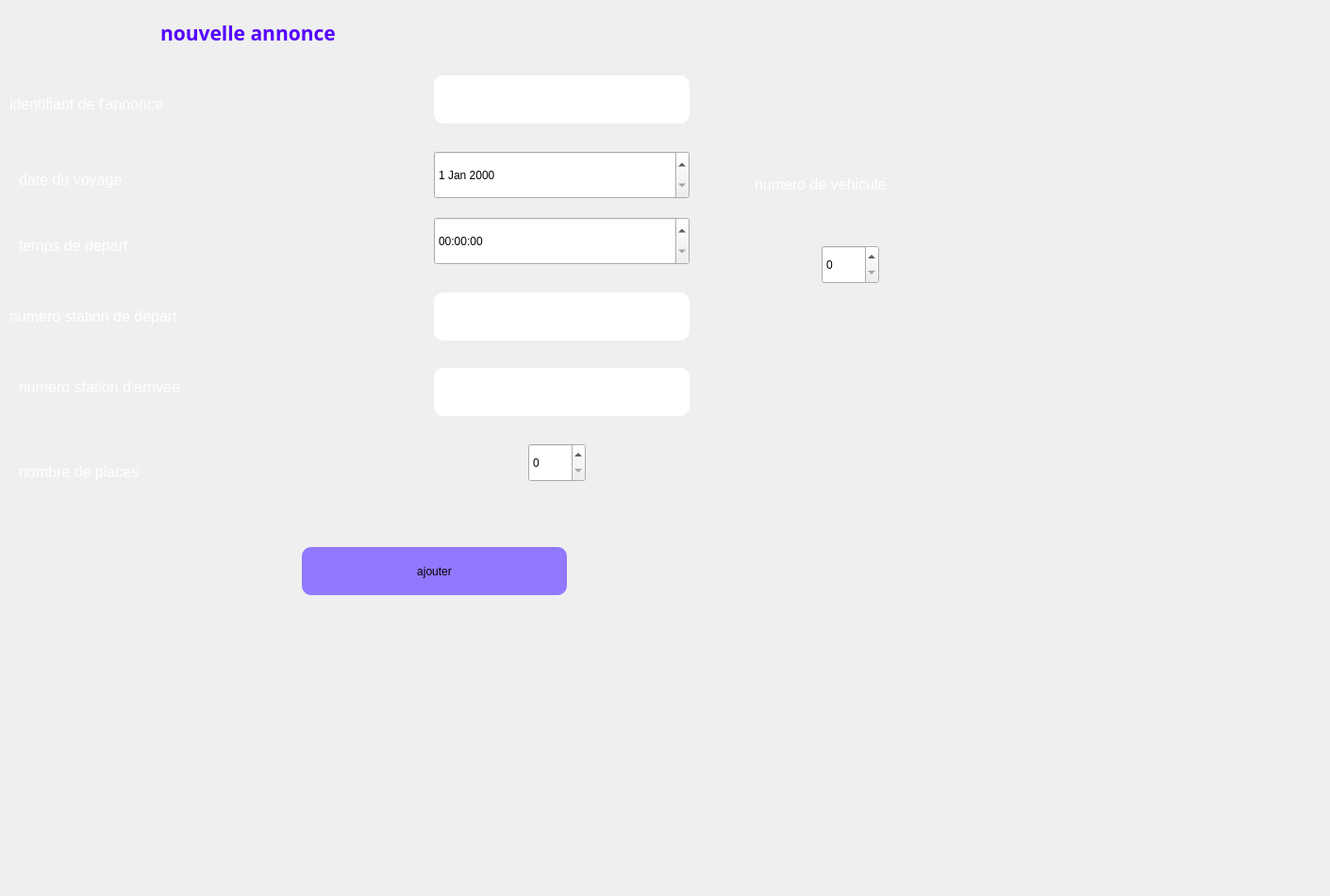
     <widget class="QWidget" name="tab_4">
      <attribute name="title">
       <string>ajouter</string>
      </attribute>
      <widget class="QLabel" name="label_4">
       <property name="geometry">
        <rect>
         <x>30</x>
         <y>0</y>
         <width>471</width>
         <height>321</height>
        </rect>
       </property>
       <property name="text">
        <string/>
       </property>
       <property name="pixmap">
        <pixmap>../../OneDrive/Documents/images/bg.jpg</pixmap>
       </property>
      </widget>
      <widget class="QLabel" name="label_5">
       <property name="geometry">
        <rect>
         <x>170</x>
         <y>10</y>
         <width>431</width>
         <height>51</height>
        </rect>
       </property>
       <property name="sizePolicy">
        <sizepolicy hsizetype="Preferred" vsizetype="Preferred">
         <horstretch>1</horstretch>
         <verstretch>3</verstretch>
        </sizepolicy>
       </property>
       <property name="palette">
        <palette>
         <active>
          <colorrole role="WindowText">
           <brush brushstyle="SolidPattern">
            <color alpha="255">
             <red>85</red>
             <green>0</green>
             <blue>255</blue>
            </color>
           </brush>
          </colorrole>
         </active>
         <inactive>
          <colorrole role="WindowText">
           <brush brushstyle="SolidPattern">
            <color alpha="255">
             <red>85</red>
             <green>0</green>
             <blue>255</blue>
            </color>
           </brush>
          </colorrole>
         </inactive>
         <disabled>
          <colorrole role="WindowText">
           <brush brushstyle="SolidPattern">
            <color alpha="255">
             <red>120</red>
             <green>120</green>
             <blue>120</blue>
            </color>
           </brush>
          </colorrole>
         </disabled>
        </palette>
       </property>
       <property name="font">
        <font>
         <family>Bahnschrift SemiBold</family>
         <pointsize>9</pointsize>
         <weight>75</weight>
         <bold>true</bold>
        </font>
       </property>
       <property name="text">
        <string>&lt;html&gt;&lt;head/&gt;&lt;body&gt;&lt;p&gt;&lt;span style=&quot; font-size:16pt;&quot;&gt;nouvelle annonce&lt;/span&gt;&lt;/p&gt;&lt;/body&gt;&lt;/html&gt;</string>
       </property>
       <property name="textFormat">
        <enum>Qt::RichText</enum>
       </property>
      </widget>
      <widget class="QLabel" name="label_6">
       <property name="geometry">
        <rect>
         <x>10</x>
         <y>90</y>
         <width>431</width>
         <height>41</height>
        </rect>
       </property>
       <property name="palette">
        <palette>
         <active>
          <colorrole role="WindowText">
           <brush brushstyle="SolidPattern">
            <color alpha="255">
             <red>255</red>
             <green>255</green>
             <blue>255</blue>
            </color>
           </brush>
          </colorrole>
         </active>
         <inactive>
          <colorrole role="WindowText">
           <brush brushstyle="SolidPattern">
            <color alpha="255">
             <red>255</red>
             <green>255</green>
             <blue>255</blue>
            </color>
           </brush>
          </colorrole>
         </inactive>
         <disabled>
          <colorrole role="WindowText">
           <brush brushstyle="SolidPattern">
            <color alpha="255">
             <red>120</red>
             <green>120</green>
             <blue>120</blue>
            </color>
           </brush>
          </colorrole>
         </disabled>
        </palette>
       </property>
       <property name="text">
        <string>&lt;html&gt;&lt;head/&gt;&lt;body&gt;&lt;p&gt;&lt;span style=&quot; font-size:12pt;&quot;&gt;identifiant de l'annonce&lt;/span&gt;&lt;/p&gt;&lt;/body&gt;&lt;/html&gt;</string>
       </property>
      </widget>
      <widget class="QLineEdit" name="idan">
       <property name="geometry">
        <rect>
         <x>460</x>
         <y>80</y>
         <width>271</width>
         <height>51</height>
        </rect>
       </property>
       <property name="styleSheet">
        <string notr="true">border-radius: 10px;</string>
       </property>
      </widget>
      <widget class="QLabel" name="label_7">
       <property name="geometry">
        <rect>
         <x>20</x>
         <y>170</y>
         <width>411</width>
         <height>41</height>
        </rect>
       </property>
       <property name="palette">
        <palette>
         <active>
          <colorrole role="WindowText">
           <brush brushstyle="SolidPattern">
            <color alpha="255">
             <red>255</red>
             <green>255</green>
             <blue>255</blue>
            </color>
           </brush>
          </colorrole>
         </active>
         <inactive>
          <colorrole role="WindowText">
           <brush brushstyle="SolidPattern">
            <color alpha="255">
             <red>255</red>
             <green>255</green>
             <blue>255</blue>
            </color>
           </brush>
          </colorrole>
         </inactive>
         <disabled>
          <colorrole role="WindowText">
           <brush brushstyle="SolidPattern">
            <color alpha="255">
             <red>120</red>
             <green>120</green>
             <blue>120</blue>
            </color>
           </brush>
          </colorrole>
         </disabled>
        </palette>
       </property>
       <property name="text">
        <string>&lt;html&gt;&lt;head/&gt;&lt;body&gt;&lt;p&gt;&lt;span style=&quot; font-size:12pt;&quot;&gt;date du voyage&lt;/span&gt;&lt;/p&gt;&lt;/body&gt;&lt;/html&gt;</string>
       </property>
      </widget>
      <widget class="QLabel" name="label_8">
       <property name="geometry">
        <rect>
         <x>20</x>
         <y>240</y>
         <width>421</width>
         <height>41</height>
        </rect>
       </property>
       <property name="palette">
        <palette>
         <active>
          <colorrole role="WindowText">
           <brush brushstyle="SolidPattern">
            <color alpha="255">
             <red>255</red>
             <green>255</green>
             <blue>255</blue>
            </color>
           </brush>
          </colorrole>
         </active>
         <inactive>
          <colorrole role="WindowText">
           <brush brushstyle="SolidPattern">
            <color alpha="255">
             <red>255</red>
             <green>255</green>
             <blue>255</blue>
            </color>
           </brush>
          </colorrole>
         </inactive>
         <disabled>
          <colorrole role="WindowText">
           <brush brushstyle="SolidPattern">
            <color alpha="255">
             <red>120</red>
             <green>120</green>
             <blue>120</blue>
            </color>
           </brush>
          </colorrole>
         </disabled>
        </palette>
       </property>
       <property name="text">
        <string>&lt;html&gt;&lt;head/&gt;&lt;body&gt;&lt;p&gt;&lt;span style=&quot; font-size:12pt;&quot;&gt;temps de depart&lt;/span&gt;&lt;/p&gt;&lt;/body&gt;&lt;/html&gt;</string>
       </property>
      </widget>
      <widget class="QLabel" name="label_9">
       <property name="geometry">
        <rect>
         <x>10</x>
         <y>310</y>
         <width>421</width>
         <height>51</height>
        </rect>
       </property>
       <property name="palette">
        <palette>
         <active>
          <colorrole role="WindowText">
           <brush brushstyle="SolidPattern">
            <color alpha="255">
             <red>255</red>
             <green>255</green>
             <blue>255</blue>
            </color>
           </brush>
          </colorrole>
         </active>
         <inactive>
          <colorrole role="WindowText">
           <brush brushstyle="SolidPattern">
            <color alpha="255">
             <red>255</red>
             <green>255</green>
             <blue>255</blue>
            </color>
           </brush>
          </colorrole>
         </inactive>
         <disabled>
          <colorrole role="WindowText">
           <brush brushstyle="SolidPattern">
            <color alpha="255">
             <red>120</red>
             <green>120</green>
             <blue>120</blue>
            </color>
           </brush>
          </colorrole>
         </disabled>
        </palette>
       </property>
       <property name="text">
        <string>&lt;html&gt;&lt;head/&gt;&lt;body&gt;&lt;p&gt;&lt;span style=&quot; font-size:12pt;&quot;&gt;numero station de depart&lt;/span&gt;&lt;/p&gt;&lt;/body&gt;&lt;/html&gt;</string>
       </property>
      </widget>
      <widget class="QLabel" name="label_10">
       <property name="geometry">
        <rect>
         <x>20</x>
         <y>380</y>
         <width>411</width>
         <height>61</height>
        </rect>
       </property>
       <property name="palette">
        <palette>
         <active>
          <colorrole role="WindowText">
           <brush brushstyle="SolidPattern">
            <color alpha="255">
             <red>255</red>
             <green>255</green>
             <blue>255</blue>
            </color>
           </brush>
          </colorrole>
         </active>
         <inactive>
          <colorrole role="WindowText">
           <brush brushstyle="SolidPattern">
            <color alpha="255">
             <red>255</red>
             <green>255</green>
             <blue>255</blue>
            </color>
           </brush>
          </colorrole>
         </inactive>
         <disabled>
          <colorrole role="WindowText">
           <brush brushstyle="SolidPattern">
            <color alpha="255">
             <red>120</red>
             <green>120</green>
             <blue>120</blue>
            </color>
           </brush>
          </colorrole>
         </disabled>
        </palette>
       </property>
       <property name="text">
        <string>&lt;html&gt;&lt;head/&gt;&lt;body&gt;&lt;p&gt;&lt;span style=&quot; font-size:12pt;&quot;&gt;numero station d'arrivee&lt;/span&gt;&lt;/p&gt;&lt;/body&gt;&lt;/html&gt;</string>
       </property>
      </widget>
      <widget class="QLabel" name="label_11">
       <property name="geometry">
        <rect>
         <x>20</x>
         <y>480</y>
         <width>481</width>
         <height>41</height>
        </rect>
       </property>
       <property name="palette">
        <palette>
         <active>
          <colorrole role="WindowText">
           <brush brushstyle="SolidPattern">
            <color alpha="255">
             <red>255</red>
             <green>255</green>
             <blue>255</blue>
            </color>
           </brush>
          </colorrole>
         </active>
         <inactive>
          <colorrole role="WindowText">
           <brush brushstyle="SolidPattern">
            <color alpha="255">
             <red>255</red>
             <green>255</green>
             <blue>255</blue>
            </color>
           </brush>
          </colorrole>
         </inactive>
         <disabled>
          <colorrole role="WindowText">
           <brush brushstyle="SolidPattern">
            <color alpha="255">
             <red>120</red>
             <green>120</green>
             <blue>120</blue>
            </color>
           </brush>
          </colorrole>
         </disabled>
        </palette>
       </property>
       <property name="text">
        <string>&lt;html&gt;&lt;head/&gt;&lt;body&gt;&lt;p&gt;&lt;span style=&quot; font-size:12pt;&quot;&gt;nombre de places &lt;/span&gt;&lt;/p&gt;&lt;/body&gt;&lt;/html&gt;</string>
       </property>
      </widget>
      <widget class="QDateEdit" name="date">
       <property name="geometry">
        <rect>
         <x>460</x>
         <y>160</y>
         <width>271</width>
         <height>51</height>
        </rect>
       </property>
      </widget>
      <widget class="QTimeEdit" name="temps">
       <property name="geometry">
        <rect>
         <x>460</x>
         <y>230</y>
         <width>271</width>
         <height>51</height>
        </rect>
       </property>
      </widget>
      <widget class="QLineEdit" name="stationdep">
       <property name="geometry">
        <rect>
         <x>460</x>
         <y>310</y>
         <width>271</width>
         <height>51</height>
        </rect>
       </property>
       <property name="styleSheet">
        <string notr="true">border-radius: 10px;</string>
       </property>
      </widget>
      <widget class="QLineEdit" name="stationar">
       <property name="geometry">
        <rect>
         <x>460</x>
         <y>390</y>
         <width>271</width>
         <height>51</height>
        </rect>
       </property>
       <property name="styleSheet">
        <string notr="true">border-radius: 10px;</string>
       </property>
      </widget>
      <widget class="QSpinBox" name="nbplace">
       <property name="geometry">
        <rect>
         <x>560</x>
         <y>470</y>
         <width>61</width>
         <height>41</height>
        </rect>
       </property>
       <property name="maximum">
        <number>120</number>
       </property>
      </widget>
      <widget class="QLabel" name="label_12">
       <property name="geometry">
        <rect>
         <x>800</x>
         <y>160</y>
         <width>361</width>
         <height>71</height>
        </rect>
       </property>
       <property name="palette">
        <palette>
         <active>
          <colorrole role="WindowText">
           <brush brushstyle="SolidPattern">
            <color alpha="255">
             <red>255</red>
             <green>255</green>
             <blue>255</blue>
            </color>
           </brush>
          </colorrole>
         </active>
         <inactive>
          <colorrole role="WindowText">
           <brush brushstyle="SolidPattern">
            <color alpha="255">
             <red>255</red>
             <green>255</green>
             <blue>255</blue>
            </color>
           </brush>
          </colorrole>
         </inactive>
         <disabled>
          <colorrole role="WindowText">
           <brush brushstyle="SolidPattern">
            <color alpha="255">
             <red>120</red>
             <green>120</green>
             <blue>120</blue>
            </color>
           </brush>
          </colorrole>
         </disabled>
        </palette>
       </property>
       <property name="text">
        <string>&lt;html&gt;&lt;head/&gt;&lt;body&gt;&lt;p&gt;&lt;span style=&quot; font-size:12pt;&quot;&gt;numero de vehicule&lt;/span&gt;&lt;/p&gt;&lt;/body&gt;&lt;/html&gt;</string>
       </property>
      </widget>
      <widget class="QSpinBox" name="numveh">
       <property name="geometry">
        <rect>
         <x>871</x>
         <y>260</y>
         <width>61</width>
         <height>41</height>
        </rect>
       </property>
      </widget>
      <widget class="QPushButton" name="ajouter">
       <property name="geometry">
        <rect>
         <x>320</x>
         <y>580</y>
         <width>281</width>
         <height>51</height>
        </rect>
       </property>
       <property name="cursor">
        <cursorShape>PointingHandCursor</cursorShape>
       </property>
       <property name="styleSheet">
        <string notr="true">background-color: rgb(0, 0, 255);
background-color: rgb(145, 120, 255);
border-radius: 10px;
font: bold 10 px;</string>
       </property>
       <property name="text">
        <string>ajouter</string>
       </property>
      </widget>
      <widget class="QLabel" name="label_13">
       <property name="geometry">
        <rect>
         <x>0</x>
         <y>-100</y>
         <width>1401</width>
         <height>941</height>
        </rect>
       </property>
       <property name="text">
        <string/>
       </property>
       <property name="pixmap">
        <pixmap>../images/bg.v1.jpg</pixmap>
       </property>
      </widget>
      <zorder>label_13</zorder>
      <zorder>label_4</zorder>
      <zorder>label_5</zorder>
      <zorder>label_6</zorder>
      <zorder>idan</zorder>
      <zorder>label_7</zorder>
      <zorder>label_8</zorder>
      <zorder>label_9</zorder>
      <zorder>label_10</zorder>
      <zorder>label_11</zorder>
      <zorder>date</zorder>
      <zorder>temps</zorder>
      <zorder>stationdep</zorder>
      <zorder>stationar</zorder>
      <zorder>nbplace</zorder>
      <zorder>label_12</zorder>
      <zorder>numveh</zorder>
      <zorder>ajouter</zorder>
     </widget>
